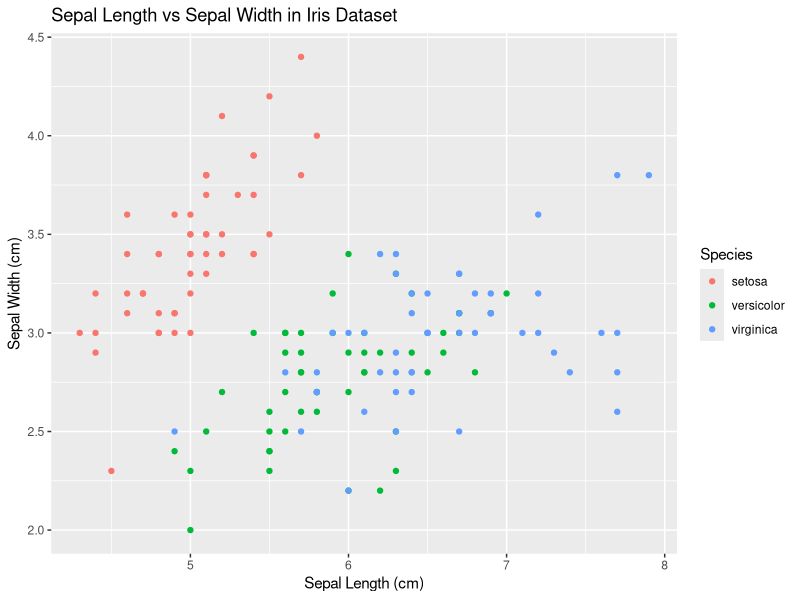

Recreate this plot in R.
library(ggplot2)

# Load data
data(iris)
head(iris)

print("hello world")

# Create a scatter plot using the iris dataset
ggplot(data = iris, aes(x = Sepal.Length, y = Sepal.Width, color = Species)) +
  geom_point() +
  labs(title = "Sepal Length vs Sepal Width in Iris Dataset",
       x = "Sepal Length (cm)",
       y = "Sepal Width (cm)")